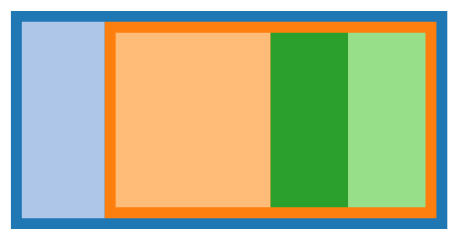

Express this chart as Vega-Lite.
### Vega specification from a JSON file in a GitHub repository (floating-point values rounded to 4 significant figures)
{"$schema": "https://vega.github.io/schema/vega/v3.1.json", "width": 200, "height": 100, "padding": 5, "signals": [{"name": "method", "value": "squarify", "bind": {"input": "select", "options": ["squarify", "resquarify", "binary", "dice", "slice", "slicedice"]}}, {"name": "ratio", "value": 1.611, "bind": {"input": "range", "min": 0, "max": 10, "step": 0.01}}, {"name": "paddingInner", "value": 0, "bind": {"input": "range", "min": 0, "max": 10, "step": 1}}, {"name": "paddingOuter", "value": 5, "bind": {"input": "range", "min": 0, "max": 15, "step": 1}}, {"name": "round", "value": false, "bind": {"input": "checkbox"}}], "data": [{"name": "tree", "values": [{"id": "A", "parent": null, "value": 0}, {"id": "B", "parent": "A", "value": 1}, {"id": "C", "parent": "A", "value": 0}, {"id": "D", "parent": "C", "value": 2}, {"id": "E", "parent": "C", "value": 1}, {"id": "F", "parent": "C", "value": 1}], "transform": [{"type": "stratify", "key": "id", "parentKey": "parent"}, {"type": "treemap", "field": "value", "method": {"signal": "method"}, "ratio": {"signal": "ratio"}, "paddingInner": {"signal": "paddingInner"}, "paddingOuter": {"signal": "paddingOuter"}, "round": {"signal": "round"}, "size": [{"signal": "width"}, {"signal": "height"}]}]}], "scales": [{"name": "color", "type": "ordinal", "range": {"scheme": "category20"}}], "marks": [{"type": "rect", "from": {"data": "tree"}, "encode": {"enter": {"fill": {"scale": "color", "field": "id"}}, "update": {"x": {"field": "x0"}, "x2": {"field": "x1"}, "y": {"field": "y0"}, "y2": {"field": "y1"}}}}]}
